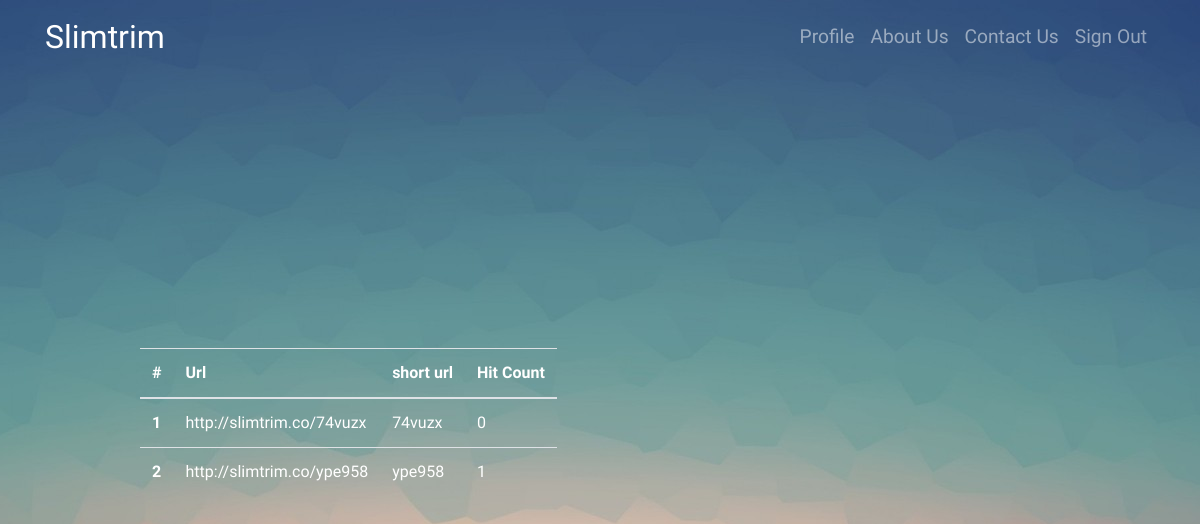
/profile/ (signed in), run on the app's committed database.
### shortener/models.py (models this page shows, shortened)
class Shortener(models.Model):
	url = models.URLField(max_length=250)
	short_url = models.CharField(max_length=15, unique=True, blank=True)
	created_at = models.DateTimeField(auto_now_add=True)
	updated_at = models.DateTimeField(auto_now=True)
	count = models.IntegerField(default=0)
	end_user = models.ForeignKey(settings.AUTH_USER_MODEL, null=True, blank=True)
	active = models.BooleanField(default=True)
	objects = ShortenerManager()
	def get_full_url(self):
		return 'http://slimtrim.co/{}'.format(self.short_url)

### shortener/views.py (the view)
# urls.py: url(r'^profile/$', views.ProfileView.as_view(), name='profile'),
class ProfileView(LoginRequiredMixin, ListView):
	login_url = '/login'
	context_object_name = 'urls'
	template_name = 'shortener/profile.html'
	def get_queryset(self):
		return Shortener.objects.filter(end_user=self.request.user).order_by('-created_at')

### shortener/templates/shortener/profile.html (shortened to what this page needs)
{% extends 'shortener/layout.html' %}
{% block content %}
{% if urls %}
	<div class="row">
		<div class="col-lg-10 col-md-10 mx-auto">
			<table class="table table-hover table-responsive">
			  <thead>
			    <tr>
			      <th scope="col">#</th>
			      <th scope="col">Url</th>
			      <th scope="col">short url</th>
			      <th scope="col">Hit Count</th>
			    </tr>
			  </thead>
			  <tbody>
			  	{% for url in urls %}
					<tr>
						<th scope="row">{{ forloop.counter }}</th>
						<td>{{ url.get_full_url }}</td>
						<td>{{ url.short_url }}</td>
						<td>{{ url.count }}</td>
						{% endfor %}
					</tr>
			</table>
		</div>
	</div>
{% endif %}
{% endblock %}

### shortener/static/shortener/css/style.css (style rules this page uses)
body { background-image: url('../images/hero.jpg'); background-size: cover; color: white; background-repeat: no-repeat; background-position: center; background-attachment: fixed; padding-top: 60px; height: 100%; }
html, body { height:100%; font-family: 'Raleway', sans-serif; }
body { display:flex; align-items:center; }

### data on the page
Shortener: get_full_url "http://slimtrim.co/74vuzx", short_url "74vuzx", count "0"
Shortener: get_full_url "http://slimtrim.co/ype958", short_url "ype958", count "1"
